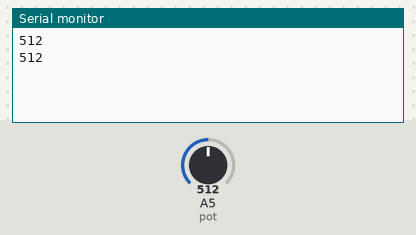
Simulated run of this sketch. Board: Arduino Uno, built with avr-gcc and run on an emulated ATmega328P. Parts: the last lines printed to the serial monitor. The test bench sets the inputs (shaded band); at power-on: A5 (pot) = 512.

Above: at 1.8 s.
1.9 s: A5 (pot) set to 716
At 2.8 s:
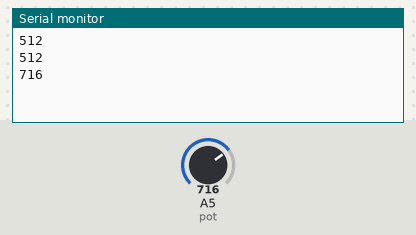
3.4 s: A5 (pot) set to 900
At 4.5 s:
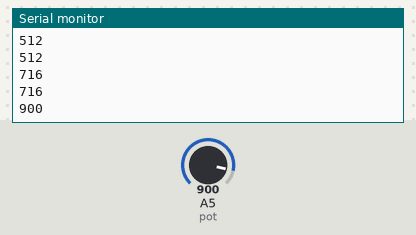
Timing chart, 0 to 6.4 s (numbered marks = the images above; inputs shaded):
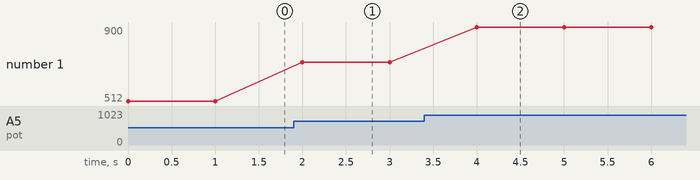

Measured:
- after the input at 1.9 s, the serial monitor: prints a new line after 0.10 s (image 1)
- after the input at 3.4 s, the serial monitor: prints a new line after 0.60 s (image 2)
- plotted number 1: 512 → 716 after the input at 1.9 s, 716 → 900 after the input at 3.4 s

The sketch:

potentiometer-led-indicator.ino
```cpp
#define pot A5
#define ledgreen 7
#define ledred 2

void setup() {

Serial.begin(9600);
pinMode(pot,INPUT); //pin type
}

void loop() {
     int x = analogRead(pot);
    // Serial.print("POT value");
     Serial.println(x);

      if(x>100){
          digitalWrite(ledgreen,HIGH);
          digitalWrite(ledred,LOW);
      }
      else{
          digitalWrite(ledgreen,LOW);
          digitalWrite(ledred,HIGH);
      }
      delay(1000);

}
```
